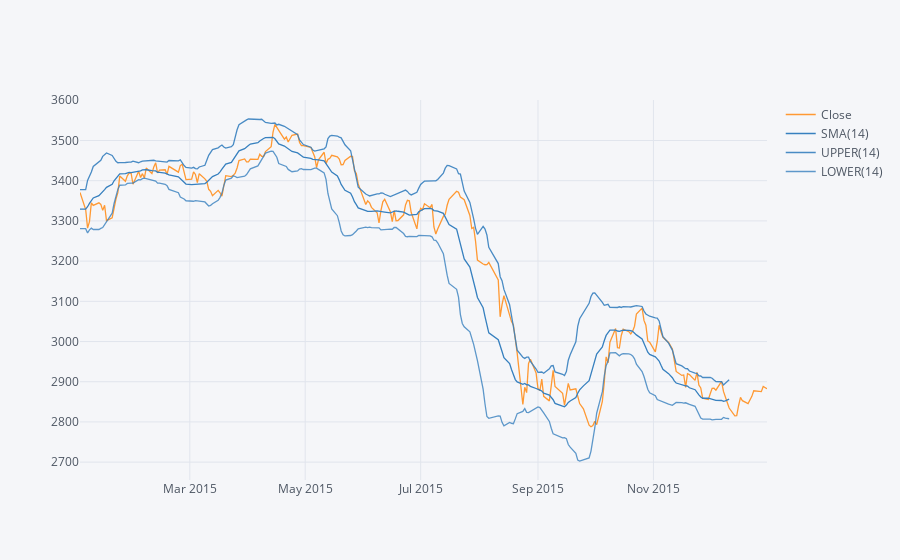

The notebook cell saved with this chart:
### Markdown cell above
**Use .ta_plot(study='boll') to create a Bollinger Band Plot for Bank of America for the year 2015.**

### Code cell
STI['Close'].loc['2015-12-31':'2015-01-01'].ta_plot(study='boll')

### Figure 1 — Plotly figure (JSON) as saved in the notebook; plotly's stock layout.template omitted (floating-point values rounded to 4 significant figures; data arrays with more than 128 entries replaced by an {"elided": "..."} marker saying what was removed)
{"data": [{"line": {"color": "rgba(255, 153, 51, 1.0)", "dash": "solid", "shape": "linear", "width": 1.3}, "mode": "lines", "name": "Close", "text": "", "type": "scatter", "x": {"elided": "248 str values"}, "y": {"elided": "248 float values"}}, {"line": {"color": "rgba(55, 128, 191, 1.0)", "dash": "solid", "shape": "linear", "width": 1.3}, "mode": "lines", "name": "SMA(14)", "text": "", "type": "scatter", "x": {"elided": "248 str values"}, "y": {"elided": "248 mixed values"}}, {"line": {"color": "rgba(55, 128, 191, 0.8999999999999999)", "dash": "solid", "shape": "linear", "width": 1.3}, "mode": "lines", "name": "UPPER(14)", "text": "", "type": "scatter", "x": {"elided": "248 str values"}, "y": {"elided": "248 mixed values"}}, {"line": {"color": "rgba(55, 128, 191, 0.7999999999999998)", "dash": "solid", "shape": "linear", "width": 1.3}, "mode": "lines", "name": "LOWER(14)", "text": "", "type": "scatter", "x": {"elided": "248 str values"}, "y": {"elided": "248 mixed values"}}], "layout": {"legend": {"bgcolor": "#F5F6F9", "font": {"color": "#4D5663"}}, "paper_bgcolor": "#F5F6F9", "plot_bgcolor": "#F5F6F9", "title": {"font": {"color": "#4D5663"}}, "xaxis": {"gridcolor": "#E1E5ED", "showgrid": true, "tickfont": {"color": "#4D5663"}, "title": {"font": {"color": "#4D5663"}, "text": ""}, "zerolinecolor": "#E1E5ED"}, "yaxis": {"gridcolor": "#E1E5ED", "showgrid": true, "tickfont": {"color": "#4D5663"}, "title": {"font": {"color": "#4D5663"}, "text": ""}, "zerolinecolor": "#E1E5ED"}}}
